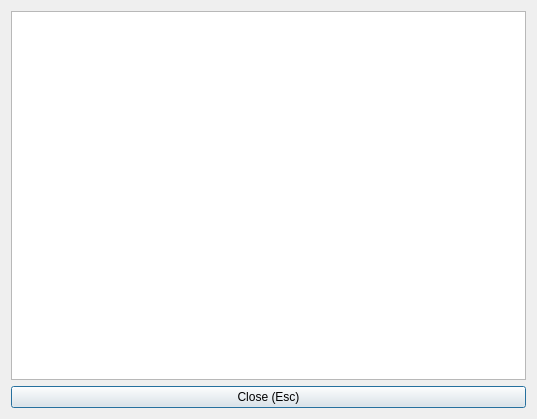
<?xml version="1.0" encoding="UTF-8"?>
<ui version="4.0">
 <class>Legend</class>
 <widget class="QDialog" name="Legend">
  <property name="geometry">
   <rect>
    <x>0</x>
    <y>0</y>
    <width>537</width>
    <height>419</height>
   </rect>
  </property>
  <property name="windowTitle">
   <string>Legend</string>
  </property>
  <layout class="QVBoxLayout" name="verticalLayout_2">
   <item>
    <widget class="QListWidget" name="listWidget_legend"/>
   </item>
   <item>
    <layout class="QHBoxLayout" name="horizontalLayout">
     <item>
      <widget class="QPushButton" name="pushButton_legend_close">
       <property name="text">
        <string>Close (Esc)</string>
       </property>
      </widget>
     </item>
    </layout>
   </item>
  </layout>
 </widget>
 <resources/>
 <connections/>
</ui>
